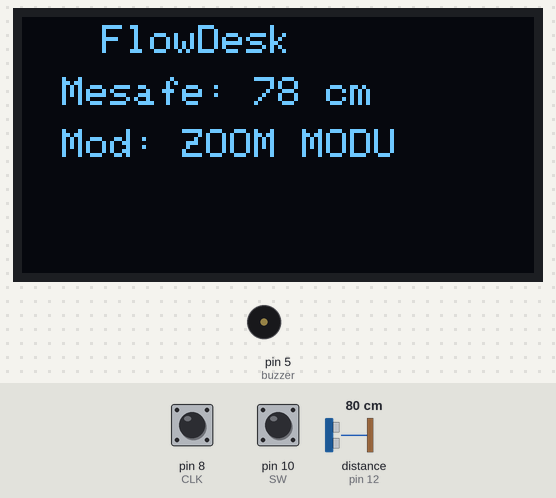
Bench run of a sketch on a simulated Arduino Leonardo, built with avr-gcc and run on an emulated ATmega32U4. Shown: 128×64 one-colour display, buzzer (waves = sounding). Wiring (inferred from the names in the program): ultrasonic range finder: trigger pin 11; echo pin 12. Inputs (shaded band) come from the test bench; at power-on: distance to the obstacle (sensor on pin 12) 80 cm, pin 10 (SW) HIGH, pin 8 (CLK) HIGH. The echo pulse lasts 58.3 µs per cm; USB keyboard and mouse output is not drawn.

Above: at 1.2 s.
1.3 s: distance to the obstacle (sensor on pin 12) set to 32 cm
At 2.5 s:
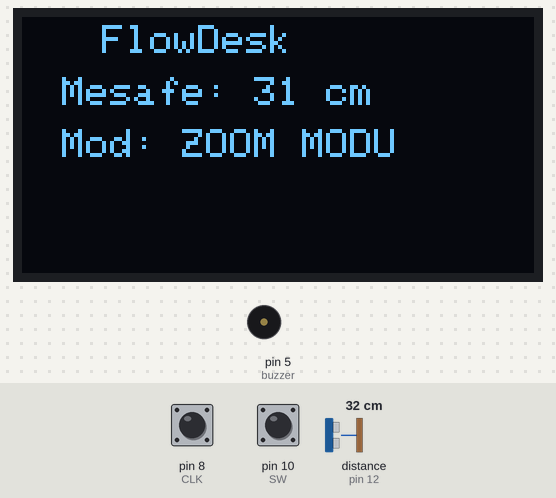
2.8 s: distance to the obstacle (sensor on pin 12) set to 27 cm
At 3.2 s:
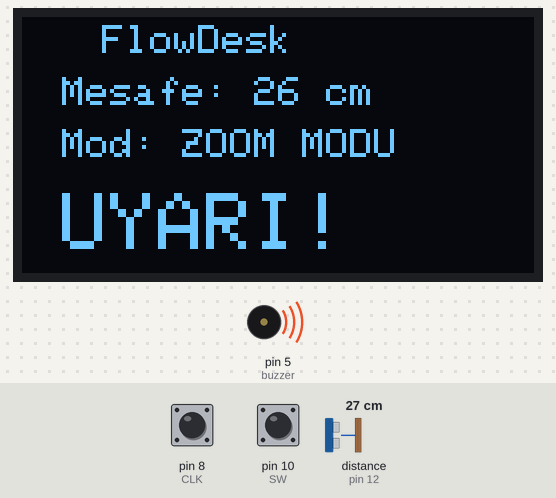
4.3 s: pin 10 (SW) pulled LOW for 0.15 s
At 5.1 s:
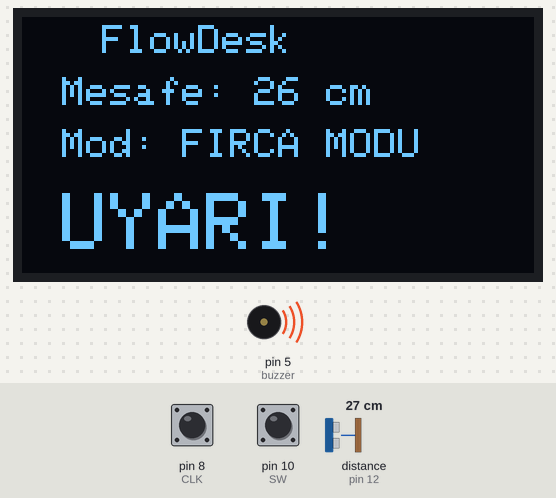
6.0 s: distance to the obstacle (sensor on pin 12) set to 35 cm
At 6.8 s:
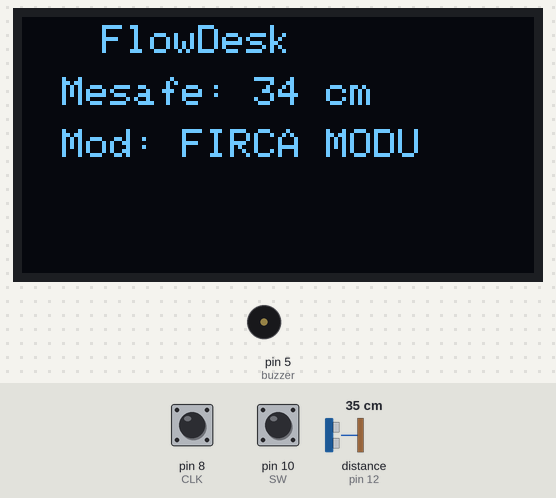
7.5 s: pin 10 (SW) pulled LOW for 0.15 s
At 8.8 s:
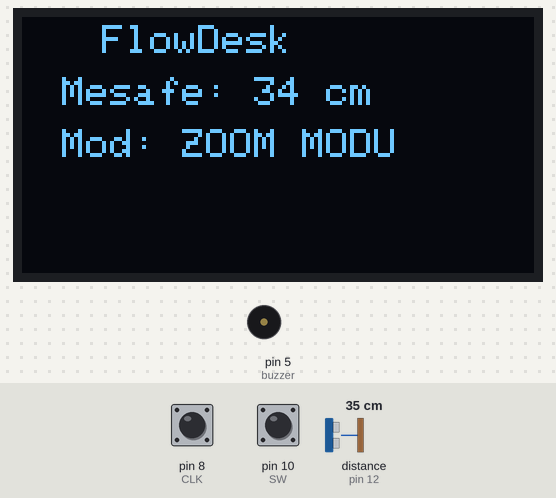
Timing chart, 0 to 10.3 s (numbered marks = the images above; inputs shaded):
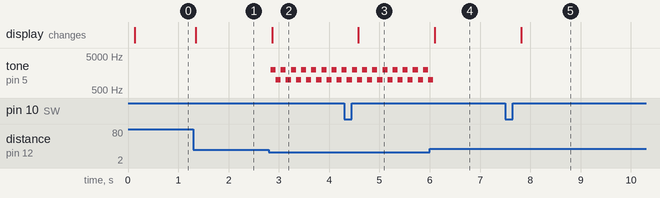

The sketch:

BOZ214_FlowDesk.ino
```cpp
#include <Wire.h>
#include <Adafruit_GFX.h>
#include <Adafruit_SSD1306.h>
#include <Keyboard.h>
#include <Mouse.h>

#define SCREEN_WIDTH 128
#define SCREEN_HEIGHT 64

#define trigPin 11
#define echoPin 12
#define buzzer 5

#define CLK 8
#define DT 9
#define SW 10

Adafruit_SSD1306 display(SCREEN_WIDTH, SCREEN_HEIGHT, &Wire, -1);

int lastStateCLK;
int currentStateCLK;

// MOD VE BUTON SÜRE DEĞİŞKENLERİ
int mevcutMod = 0; // 0 = Zoom Modu, 1 = Fırça Modu
unsigned long butonBasildiZamani = 0;
bool butonBasiliyorMu = false;
bool uzunBasmaGerceklesti = false;

// YENİ: BUTON ÇILGINLIĞINI ENGELLEYEN FİLTRE DEĞİŞKENLERİ
unsigned long lastDebounceTimeSW = 0;
int lastSwState = HIGH;

// MULTITASKING İÇİN KRONOMETRE DEĞİŞKENLERİ
unsigned long sonZaman = 0;
bool sirenDurumu = false;

void setup() {
  Serial.begin(9600);

  pinMode(trigPin, OUTPUT);
  pinMode(echoPin, INPUT);
  pinMode(buzzer, OUTPUT);

  pinMode(CLK, INPUT_PULLUP);
  pinMode(DT, INPUT_PULLUP);
  pinMode(SW, INPUT_PULLUP);

  if(!display.begin(SSD1306_SWITCHCAPVCC, 0x3C)) {
    while(true);
  }
  display.clearDisplay();

  Keyboard.begin();
  Mouse.begin();
  lastStateCLK = digitalRead(CLK);
}

void loop() {

  // --- 1. ROTARY ENCODER TARAMA (SADECE SEÇİLİ MODDA TEMİZ KOMUT GÖNDERİR) ---
  currentStateCLK = digitalRead(CLK);

  if (currentStateCLK != lastStateCLK && currentStateCLK == 1) {
    if (digitalRead(DT) != currentStateCLK) {
      // --- SAĞA DÖNÜŞ ---
      if (mevcutMod == 0) {
        Keyboard.press(KEY_LEFT_CTRL);
        Mouse.move(0, 0, 1);
        Keyboard.releaseAll();
      } else {
        Keyboard.write(']');
      }
    } else {
      // --- SOLA DÖNÜŞ ---
      if (mevcutMod == 0) {
        Keyboard.press(KEY_LEFT_CTRL);
        Mouse.move(0, 0, -1);
        Keyboard.releaseAll();
      } else {
        Keyboard.write('[');
      }
    }
    delay(10); // Mekanik tıkırtıların arasına mini bariyer
  }
  lastStateCLK = currentStateCLK;

  // --- 2. ROTARY BUTONU (YENİ: GÜRÜLTÜYÜ %100 YUTAN ASENKRON DEBOUNCE) ---
  int mevcutSwState = digitalRead(SW);

  if (mevcutSwState != lastSwState) {
    lastDebounceTimeSW = millis(); // Butonda hareket varsa kronometreyi kur
  }

  // Eğer buton sinyali 45 milisaniye boyunca sabit ve kararlı kaldıysa parazit değildir!
  if ((millis() - lastDebounceTimeSW) > 45) {
    if (mevcutSwState == LOW) {
      if (!butonBasiliyorMu) {
        butonBasildiZamani = millis();
        butonBasiliyorMu = true;
        uzunBasmaGerceklesti = false;
      }

      // Uzun basma kontrolü (Ctrl+Z)
      if (!uzunBasmaGerceklesti && (millis() - butonBasildiZamani > 450)) {
        Keyboard.press(KEY_LEFT_CTRL);
        Keyboard.press('z');
        delay(20);
        Keyboard.releaseAll();
        uzunBasmaGerceklesti = true;
      }
    } else {
      if (butonBasiliyorMu) {
        if (!uzunBasmaGerceklesti) {
          mevcutMod = !mevcutMod; // Yalnızca kasıtlı kısa basışta modu değiştir
        }
        butonBasiliyorMu = false;
      }
    }
  }
  lastSwState = mevcutSwState;

  // --- 3. SENSÖR, EKRAN VE SİREN DÖNGÜSÜ (100 MİLİSANİYEDE BİR ÇALIŞIR) ---
  if (millis() - sonZaman > 100) {
    sonZaman = millis();

    digitalWrite(trigPin, LOW);
    delayMicroseconds(2);
    digitalWrite(trigPin, HIGH);
    delayMicroseconds(10);
    digitalWrite(trigPin, LOW);

    long sure = pulseIn(echoPin, HIGH, 20000);
    int mesafe;

    if (sure == 0) {
      mesafe = 400;
    } else {
      mesafe = sure * 0.034 / 2;
    }

    display.clearDisplay();
    display.setTextSize(1);
    display.setTextColor(SSD1306_WHITE);

    display.setCursor(20,2);
    display.println("FlowDesk");

    display.setCursor(10,15);
    display.print("Mesafe: ");
    display.print(mesafe);
    display.println(" cm");

    display.setCursor(10,28);
    display.print("Mod: ");
    if (mevcutMod == 0) {
      display.println("ZOOM MODU");
    } else {
      display.println("FIRCA MODU");
    }

    if (mesafe < 30 && mesafe > 0) {
      display.setTextSize(2);
      display.setCursor(10,44);
      display.println("UYARI!");

      sirenDurumu = !sirenDurumu;
      if(sirenDurumu) tone(buzzer, 2000);
      else tone(buzzer, 1000);

    } else {
      noTone(buzzer);
    }

    display.display();
  }
}
```

Measured:
- the behaviour switches between 31 and 30 cm on distance to the obstacle (sensor on pin 12) (found by bisection; images 1 and 2)
- after the input at 1.3 s, the display: changes after 0.05 s (image 1)
- after the input at 2.8 s, tone on pin 5 (buzzer): alternates 2000 Hz for 0.10 s and 1000 Hz for 0.10 s, starting at once; the display: changes after 0.06 s (image 2)
- after the input at 4.3 s, the display: changes after 0.28 s (image 3)
- after the input at 6.0 s, the display: changes after 0.10 s (image 4)
- after the input at 7.5 s, the display: changes after 0.32 s (image 5)
